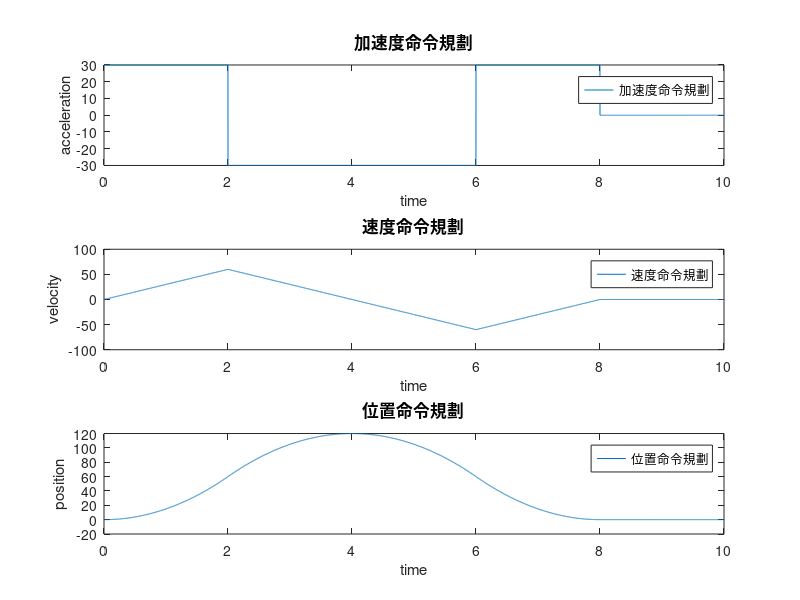

Here is the MATLAB script that generated this plot:
clc, clear, close all;

sampT=0.001;
position_cmd = zeros(1,10/sampT);    
velocity_cmd = zeros(1,10/sampT);     
acceleration_cmd = zeros(1,10/sampT);  

i=1;
for t=0:sampT:10-sampT
    if(t>=0 && t<2)
       acceleration_cmd(i) = 30;
    elseif(t>=2 && t<6)
        acceleration_cmd(i) = -30;
    elseif(t>=6 && t<8)
        acceleration_cmd(i) = 30;
    elseif(t>=8 && t<=10)
        acceleration_cmd(i) = 0;
    end
    
    velocity_cmd(i+1) = velocity_cmd(i) + acceleration_cmd(i)*sampT;
    position_cmd(i+1) = position_cmd(i) + velocity_cmd(i)*sampT + 0.5*acceleration_cmd(i)*sampT*sampT;

    i = i+1;
    if(i==10/sampT)
        break;
    end
end

%% 畫圖
time = 0:sampT:10-sampT;

figure(1)
subplot(3,1,1)
plot(time,acceleration_cmd);
title('加速度命令規劃','FontSize',12);
legend('加速度命令規劃');
xlabel('time');
ylabel('acceleration');

subplot(3,1,2)
plot(time,velocity_cmd);
title('速度命令規劃','FontSize',12);
legend('速度命令規劃');
xlabel('time');
ylabel('velocity'); 

subplot(3,1,3)
plot(time,position_cmd);
title('位置命令規劃','FontSize',12);
legend('位置命令規劃');
xlabel('time');
ylabel('position'); 

%% 存入txt
fid = fopen('command.txt','wt');
i=1;
for t = 0:sampT:10-sampT
    fprintf(fid,'%f\t',position_cmd(i));
    fprintf(fid,'%f\t',velocity_cmd(i));
    fprintf(fid,'%f\n',acceleration_cmd(i));
    i = i+1;
    if(i==10/sampT)
        break;
    end
end
fclose(fid);
    